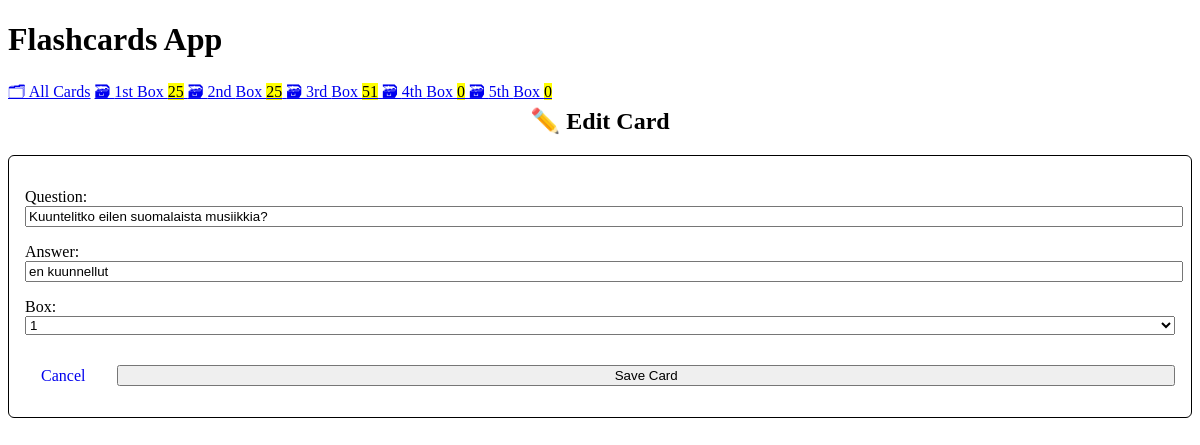
The page /edit/3 on the database its author committed.
### cards/models.py (models this page shows, shortened)
class Card(models.Model):
    question = models.CharField(max_length=100)
    answer = models.CharField(max_length=100)
    box = models.IntegerField(
        choices=zip(BOXES, BOXES),
        default=BOXES[0],
    )
    date_created = models.DateTimeField(auto_now_add=True)

### cards/views.py (the view)
class CardUpdateView(CardCreateView, UpdateView):
    success_url = reverse_lazy("card-list")

### cards/templatetags/cards_tags.py (called while the page is built)
@register.inclusion_tag("cards/box_links.html")
def boxes_as_links():
    boxes = []
    for box_num in BOXES:
        card_count = Card.objects.filter(box=box_num).count()
        boxes.append({
            "number": box_num,
            "card_count": card_count,
        })
    return {"boxes": boxes}

### cards/templates/cards/card_form.html (shortened to what this page needs)
{% extends "cards/base.html" %}
{% block content %}
<div>
    {% if card %}
    <h2>✏️ Edit Card</h2>
    {% endif %}
</div>
<div class="cardWrap">
    <form method="post" class="questionForm">
        {{ form.as_p }}
        <div class="buttonsWrap">
            <a class="cancelButton" href="{% url 'card-list' %}">
                Cancel
            </a>
            <input type="submit" value="Save Card">
        </div>
    </form>
    </div>
{% endblock %}

### cards/templates/cards/base.html (style rules this page uses)
:root { --accent: #6e48ad; --accent-bg: white; --bg: #fff; --text: #212121; --text-light: #585858; --border: #d8dae1; --code: #d81b60; --preformatted: #444; }
h2 { text-align: center; }
h2, h4 { margin-top: 0; }
input, select, textarea { width: 100%; }

### cards/templates/cards/card_form.html (style rules this page uses)
.cardWrap { padding: 16px; border-radius: 6px; border: 1px solid #000 }
.questionForm input[type="text"] { width: 100% !important; }
.buttonsWrap { display: flex !important; justify-content: end; gap:16px; align-items: center; flex-direction: row; display: block; }
.cancelButton { text-decoration: none; padding: 16px; }

### rows shown on the page
Card: question "Kuuntelitko eilen suomalaista musiikkia?", answer "en kuunnellut", box "1"

### other values the page prints
{{ box.number | ordinal }} "1st" "2nd" "3rd" "4th" "5th"
{{ box.card_count }} "25" "25" "51" "0" "0"
